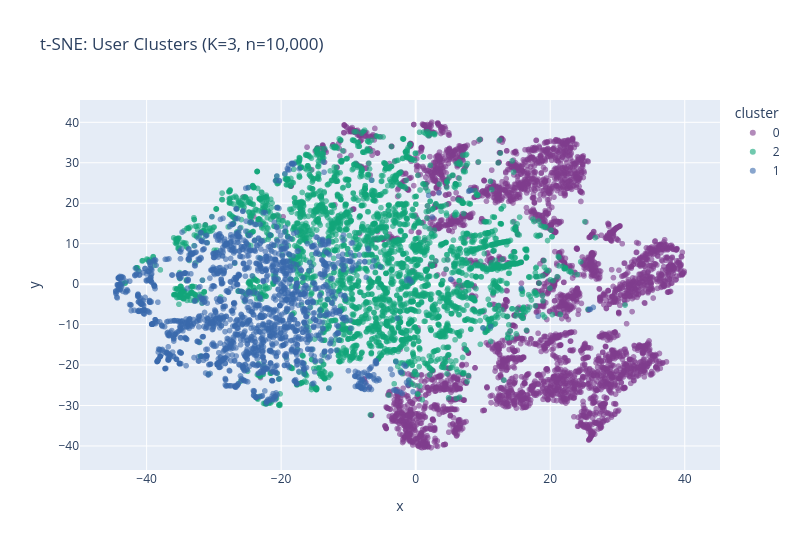

The code cell stored with this chart in its notebook:
### Markdown cell above
### 5.2 t-SNE — 2D Visualization

### Code cell
TSNE_SAMPLE = min(10_000, len(X_scaled))
idx_tsne    = np.random.RandomState(RANDOM_STATE).choice(len(X_scaled), TSNE_SAMPLE, replace=False)
X_tsne_in   = X_scaled.iloc[idx_tsne]
y_tsne      = labels[idx_tsne]

print(f'Running t-SNE on {TSNE_SAMPLE:,} samples...')
tsne = TSNE(n_components=2, random_state=RANDOM_STATE, perplexity=30, max_iter=500)
X_2d = tsne.fit_transform(X_tsne_in)

df_tsne = pd.DataFrame({'x': X_2d[:, 0], 'y': X_2d[:, 1], 'cluster': y_tsne.astype(str)})
df_tsne.to_csv(os.path.join(FIGURES_OUT, 'tsne_sample_data.csv'), index=False)

fig = px.scatter(
    df_tsne, x='x', y='y', color='cluster',
    title=f't-SNE: User Clusters (K={CHOSEN_K}, n={TSNE_SAMPLE:,})',
    color_discrete_sequence=px.colors.qualitative.Bold,
    opacity=0.6,
)
fig.update_layout(width=800, height=550, paper_bgcolor='rgba(0,0,0,0)')
fig.write_html(os.path.join(FIGURES_OUT, 'cluster_scatter_tsne.html'))
fig.show()
print('Saved cluster_scatter_tsne.html')

### Figure 1 — Plotly figure (JSON) as saved in the notebook; plotly's stock layout.template omitted (floating-point values rounded to 4 significant figures; data arrays with more than 128 entries replaced by an {"elided": "..."} marker saying what was removed)
{"data": [{"hovertemplate": "cluster=0<br>x=%{x}<br>y=%{y}<extra></extra>", "legendgroup": "0", "marker": {"color": "rgb(127, 60, 141)", "opacity": 0.6, "symbol": "circle"}, "mode": "markers", "name": "0", "showlegend": true, "type": "scattergl", "x": {"elided": "4343 float values"}, "xaxis": "x", "y": {"elided": "4343 float values"}, "yaxis": "y"}, {"hovertemplate": "cluster=2<br>x=%{x}<br>y=%{y}<extra></extra>", "legendgroup": "2", "marker": {"color": "rgb(17, 165, 121)", "opacity": 0.6, "symbol": "circle"}, "mode": "markers", "name": "2", "showlegend": true, "type": "scattergl", "x": {"elided": "3680 float values"}, "xaxis": "x", "y": {"elided": "3680 float values"}, "yaxis": "y"}, {"hovertemplate": "cluster=1<br>x=%{x}<br>y=%{y}<extra></extra>", "legendgroup": "1", "marker": {"color": "rgb(57, 105, 172)", "opacity": 0.6, "symbol": "circle"}, "mode": "markers", "name": "1", "showlegend": true, "type": "scattergl", "x": {"elided": "1977 float values"}, "xaxis": "x", "y": {"elided": "1977 float values"}, "yaxis": "y"}], "layout": {"height": 550, "legend": {"title": {"text": "cluster"}, "tracegroupgap": 0}, "paper_bgcolor": "rgba(0,0,0,0)", "title": {"text": "t-SNE: User Clusters (K=3, n=10,000)"}, "width": 800, "xaxis": {"anchor": "y", "domain": [0, 1], "title": {"text": "x"}}, "yaxis": {"anchor": "x", "domain": [0, 1], "title": {"text": "y"}}}}
